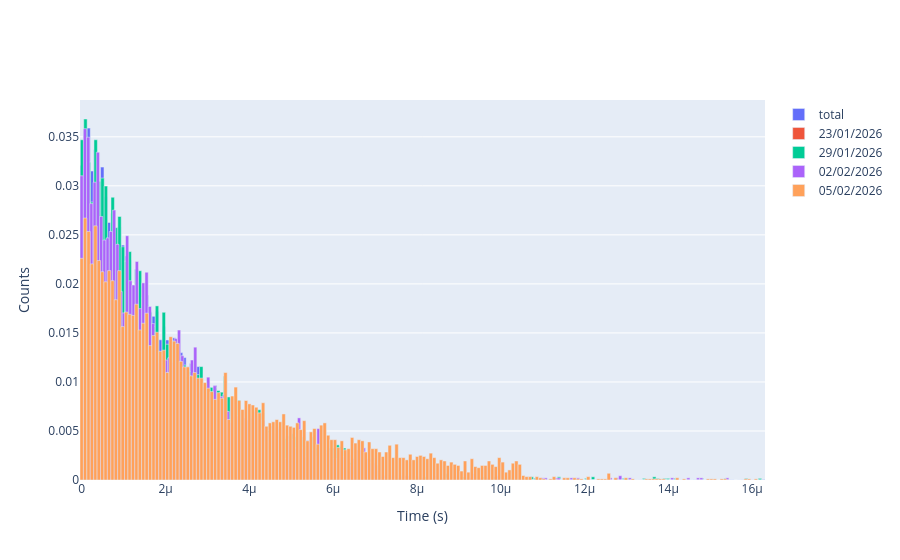

Notebook source saved alongside this figure:
### Markdown cell above
## Hists

### Code cell
# data_2 = data_2[(data_2 > 0.6e-6) & (data_2 < 1.8e-6)]
count, edges = np.histogram(data, bins=n_bins , density=False)
count_1, edges_1 = np.histogram(data_1, bins=n_bins , density=False)
count_2, edges_2 = np.histogram(data_2, bins=n_bins , density=False)
count_3, edges_3 = np.histogram(data_3, bins=n_bins , density=False)
count_4, edges_4 = np.histogram(data_4, bins=n_bins , density=False)
count_5, edges_5 = np.histogram(data_5, bins=n_bins , density=False)
count_6, edges_6 = np.histogram(data_6, bins=n_bins , density=False)
count_7, edges_7 = np.histogram(data_7, bins=n_bins , density=False)
print (len(data), len(data_1))
fig = go.Figure()

fig.add_trace(go.Bar(x=edges[:-1],  y=count   / len(data),   name='total',        width=np.diff(edges)))
fig.add_trace(go.Bar(x=edges_1[:-1], y=count_1 / len(data_1), name='23/01/2026',   width=np.diff(edges_1)))
fig.add_trace(go.Bar(x=edges_2[:-1], y=count_2 / len(data_2), name='29/01/2026',   width=np.diff(edges_2)))
fig.add_trace(go.Bar(x=edges_3[:-1], y=count_3 / len(data_3), name='02/02/2026',   width=np.diff(edges_3)))
fig.add_trace(go.Bar(x=edges_4[:-1], y=count_4 / len(data_4), name='05/02/2026',   width=np.diff(edges_4)))
fig.add_trace(go.Bar(x=edges_5[:-1], y=count_5 / len(data_5), name='11/02/2026',   width=np.diff(edges_5)))
fig.add_trace(go.Bar(x=edges_6[:-1], y=count_6 / len(data_6), name='16/02/2026',   width=np.diff(edges_6)))
fig.add_trace(go.Bar(x=edges_7[:-1], y=count_7 / len(data_7), name='20/02/2026',   width=np.diff(edges_7)))
fig.update_layout(
    xaxis_title='Time (s)',
    yaxis_title='Counts',
    bargap=0
)

fig.show()

### Figure 1 — Plotly figure (JSON) as saved in the notebook; plotly's stock layout.template omitted (floating-point values rounded to 4 significant figures; data arrays with more than 128 entries replaced by an {"elided": "..."} marker saying what was removed)
{"data": [{"name": "total", "type": "bar", "width": {"elided": "200 float values"}, "x": {"elided": "200 float values"}, "y": {"elided": "200 float values"}}, {"name": "23/01/2026", "type": "bar", "width": {"elided": "200 float values"}, "x": {"elided": "200 float values"}, "y": {"elided": "200 float values"}}, {"name": "29/01/2026", "type": "bar", "width": {"elided": "200 float values"}, "x": {"elided": "200 float values"}, "y": {"elided": "200 float values"}}, {"name": "02/02/2026", "type": "bar", "width": {"elided": "200 float values"}, "x": {"elided": "200 float values"}, "y": {"elided": "200 float values"}}, {"name": "05/02/2026", "type": "bar", "width": {"elided": "200 float values"}, "x": {"elided": "200 float values"}, "y": {"elided": "300 float values"}}], "layout": {"bargap": 0, "xaxis": {"title": {"text": "Time (s)"}}, "yaxis": {"title": {"text": "Counts"}}}}
